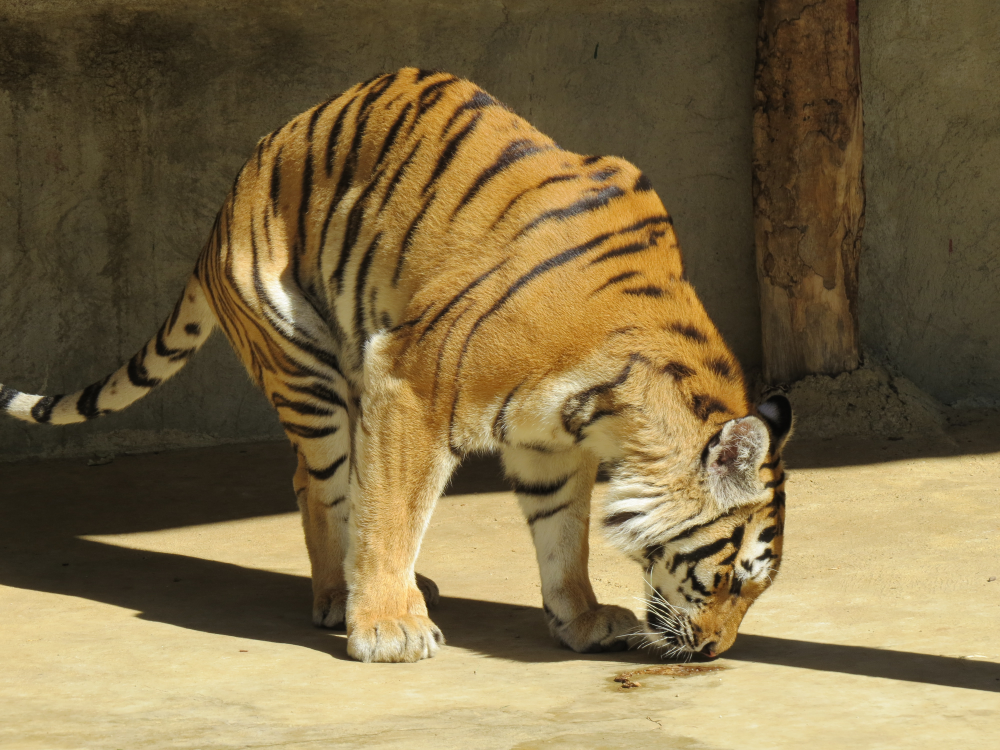
#> input picture 20230103_image_recognition/03_capture/老虎.jpg, 4000 x 3000 px (shown at 1/4 size)
$ python '06_透視圖.py'
#> lines starting #> are read from the running program, lines starting #| are printed output that depends on the picture
### 20230103_image_recognition/03_capture/sdk/IvanCv.py
from enum import IntEnum

import cv2
import numpy as np
from PIL import Image


class Direction(IntEnum):
    # 類別變數
    HORIZONTAL = 1
    VERTICAL = 0
    BOTH = -1


class IvanCv:
    @staticmethod
    def read(file):
#> called with file = '老虎.jpg'
        img = Image.open(file)
#> img is the input picture: PIL image 4000x3000 RGB; mean R, G, B 125, 107.4, 70.3
        img = np.asarray(img)
        img = cv2.cvtColor(img, cv2.COLOR_RGB2BGR)
#> img: shape (3000, 4000, 3)
        return img

    @staticmethod
    def resize(src, width=None, height=None, scale=1):
#> called with width = 800, height = 600, scale = 1
        h, w, _ = src.shape
#> h = 3000; w = 4000
        if width is None or height is None:
            width = int(w * scale)
            height = int(h * scale)
        dst = cv2.resize(src, (width, height), interpolation=cv2.INTER_LINEAR)
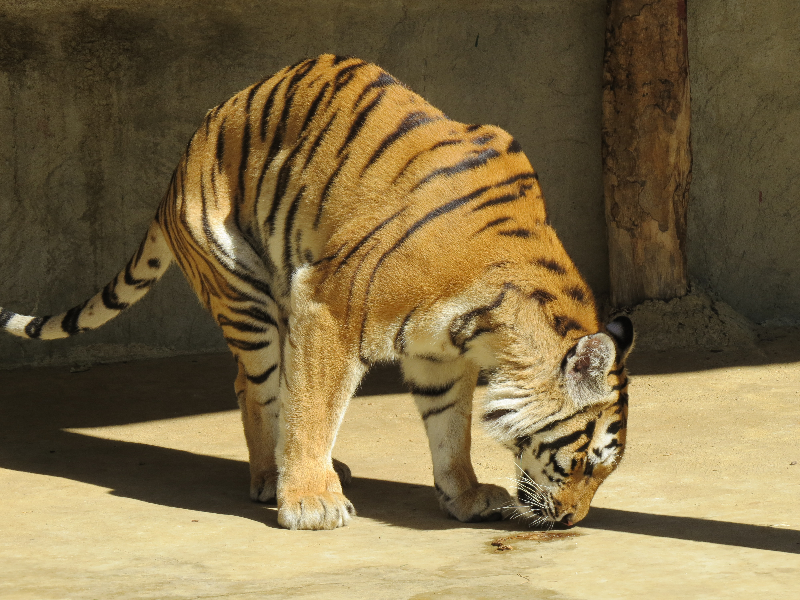
#> dst: shape (600, 800, 3); mean B, G, R 70.3, 107.4, 124.9
        return dst

    # [33 lines left out: functions crop, shift, rotation, flip, not called in this run]

    @staticmethod
    def perspective(src, pts1, pts2, w=None, h=None):
        if w is None or h is None:
            h, w, _ = src.shape
#> h = 600; w = 800
        m = cv2.getPerspectiveTransform(pts1, pts2)
        dst = cv2.warpPerspective(src, m, (w, h))
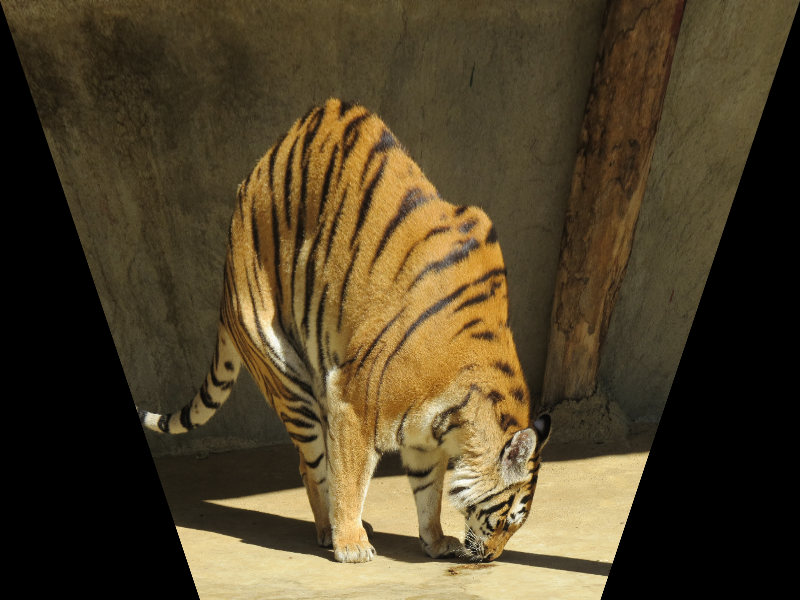
#> dst: shape (600, 800, 3); mean B, G, R 40.8, 65.9, 78.8
        return dst

    @staticmethod
    def write(src, file):
#> called with file = 'tiger2.jpg'
        dst = cv2.cvtColor(src, cv2.COLOR_BGR2RGB)
        dst = Image.fromarray(dst)
        dst.save(file)

### 20230103_image_recognition/03_capture/06_透視圖.py
import numpy as np

from sdk.IvanCv import IvanCv as cv
from sdk.IvanCv import Direction
import cv2

img = cv.read('老虎.jpg')
img = cv.resize(img, width=800, height=600)
# np.float32([[左上, 右上], [右上], [左下], [右下]])
pts1 = np.float32([[0, 0], [800, 0], [0, 600], [800, 600]])
pts2 = np.float32([[0, 0], [800, 0], [200, 600], [600, 600]])
img = cv.perspective(img, pts1, pts2)
cv.write(img, 'tiger2.jpg')

cv2.imshow('tiger', img)
cv2.waitKey(0)
